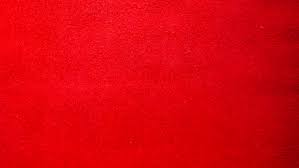
#> input picture colors/red.jpeg, 299 x 168 px
$ python part2_ej3.py
#> lines starting #> are read from the running program, lines starting #| are printed output that depends on the picture
import cv2
import matplotlib.pyplot as plt

class ColorModifier:
    def __init__(self, image_path):
#> called with image_path = 'colors/red.jpeg'
        self.image = cv2.imread(image_path)
#> self.image is the input picture: shape (168, 299, 3); mean B, G, R 13.8, 4.1, 219.2
        # Mostrar original usando OpenCV (porque está en BGR)
        plt.imshow(self.image)
        plt.title("Original en BGR")
        plt.axis('off')
        plt.show()
        cv2.waitKey(0)
        cv2.destroyAllWindows()

    def to_rgb(self):
        rgb = cv2.cvtColor(self.image, cv2.COLOR_BGR2RGB)
        plt.imshow(rgb)
        plt.title("RGB")
        plt.axis('off')
        plt.show()

    def to_hsv(self):
        hsv = cv2.cvtColor(self.image, cv2.COLOR_BGR2HSV)
#> hsv: shape (168, 299, 3); mean H, S, V 165.4, 250.6, 219.2
        plt.imshow(hsv)  # HSV puede verse raro en matplotlib, pero igual lo mostramos
        plt.title("HSV")
        plt.axis('off')
        plt.show()

    def to_grayscale(self):
        gray = cv2.cvtColor(self.image, cv2.COLOR_BGR2GRAY)
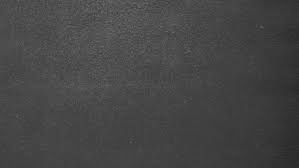
#> gray: shape (168, 299); min 41, max 107, mean 69.5
        plt.imshow(gray, cmap='gray')
        plt.title("Grayscale")
        plt.axis('off')
        plt.show()

# Ejemplo de uso:
modifier = ColorModifier("colors/red.jpeg")
modifier.to_rgb()
modifier.to_hsv()
modifier.to_grayscale()
